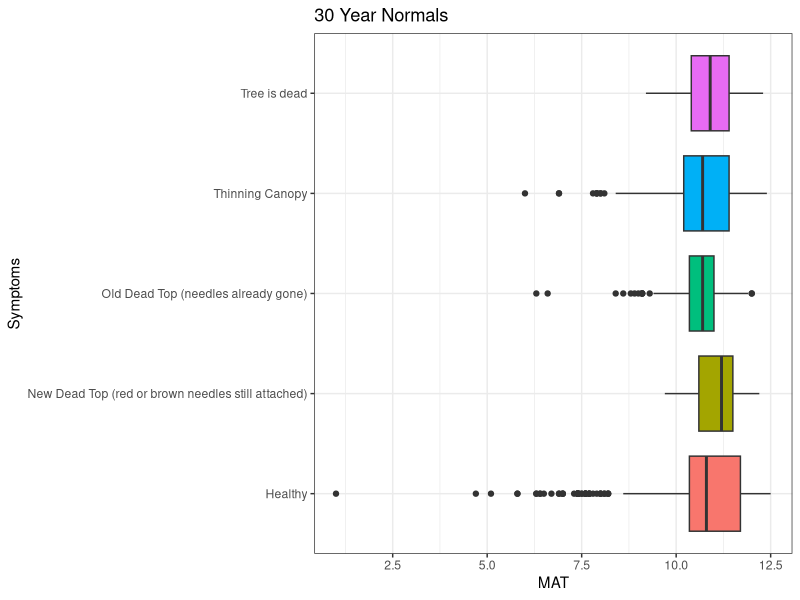
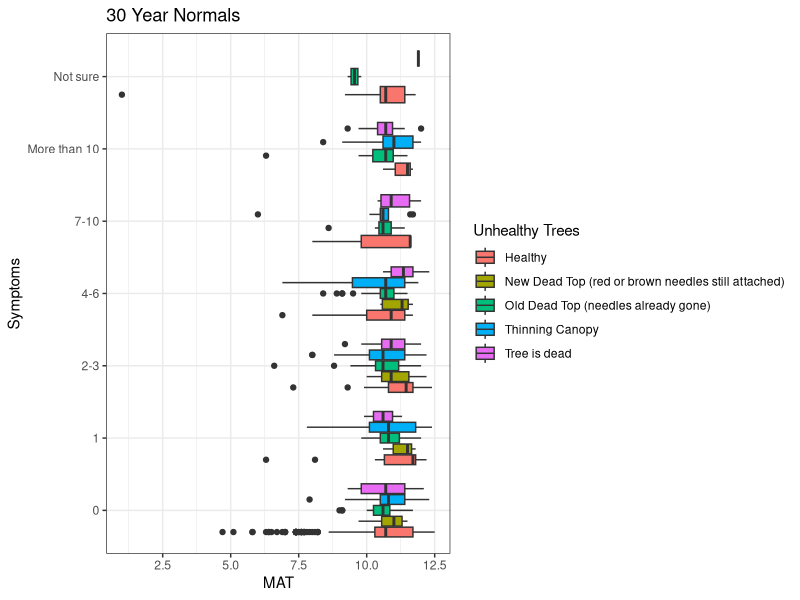
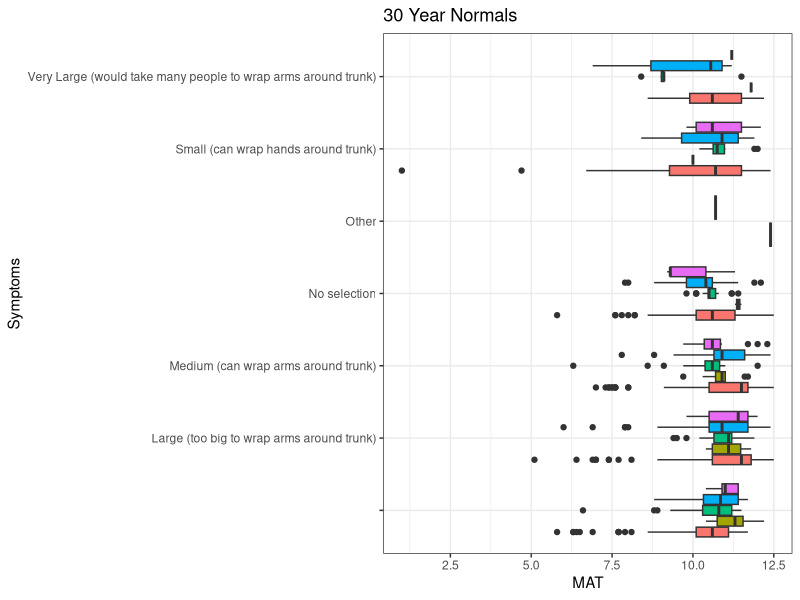
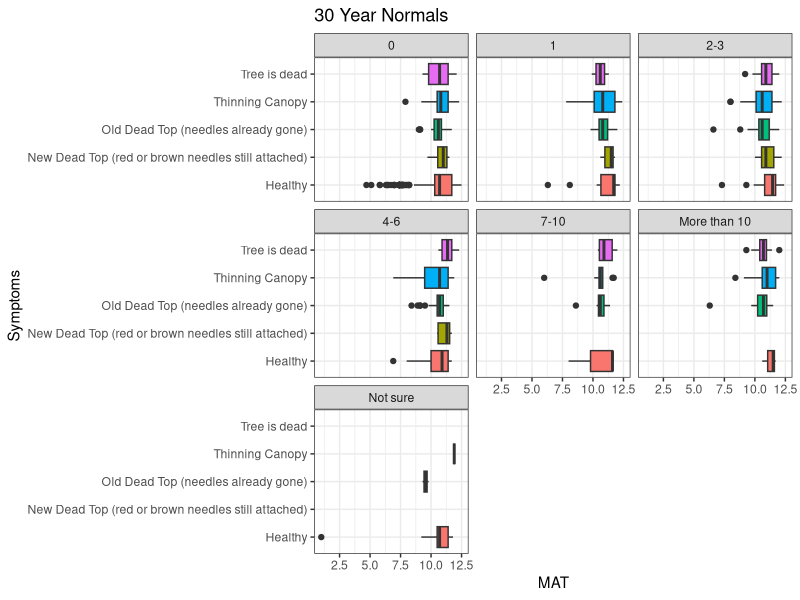
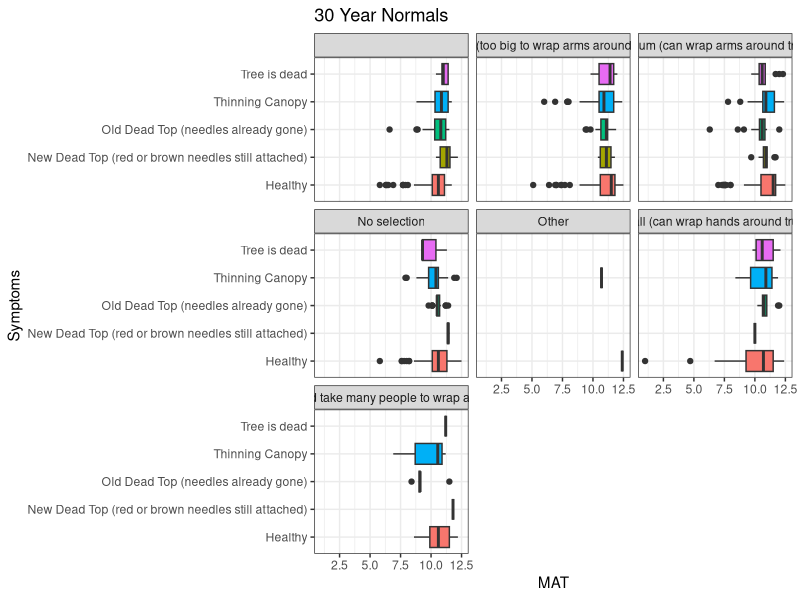
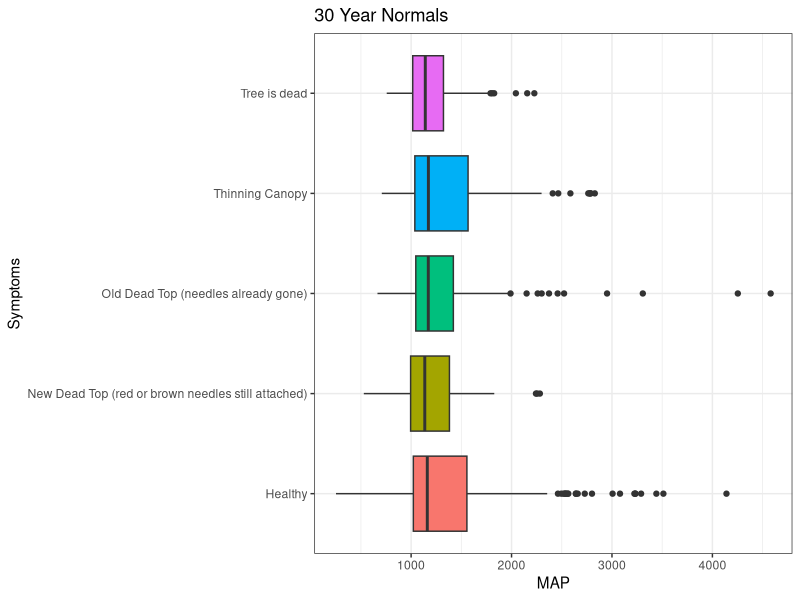
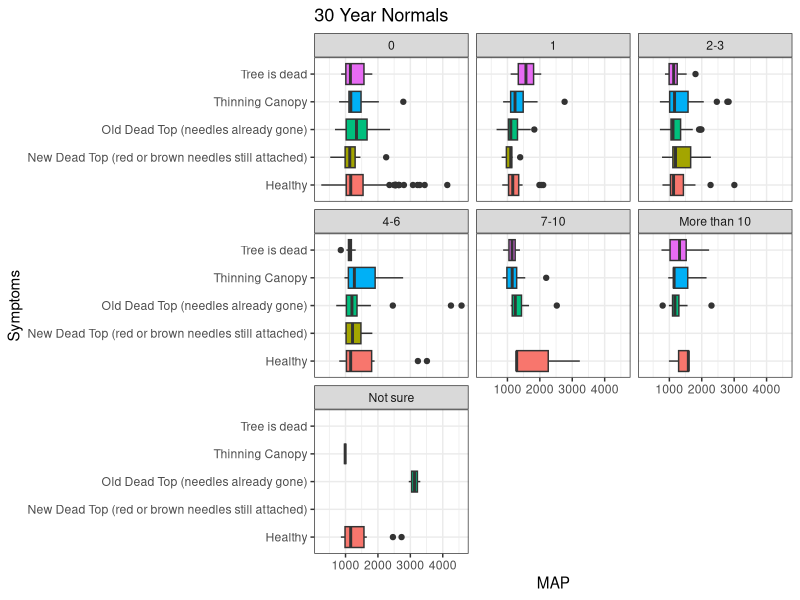
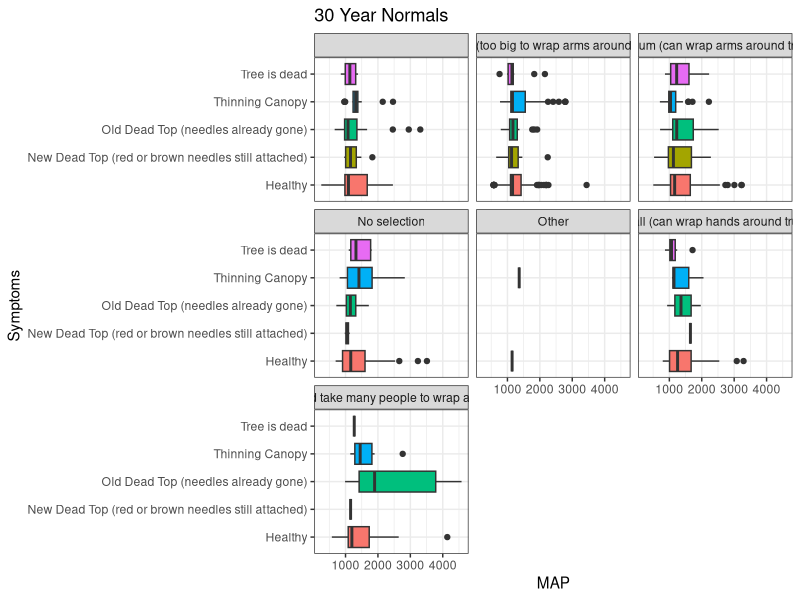

Recreate these plots in R, in order.
## ---- chunk 1
knitr::opts_chunk$set(echo = FALSE)
## ---- chunk 2
#install.packages("tidyverse")
library(tidyverse)
## ---- chunk 3
data <- read.csv("./data/observations-9.19.21.csv")
## ---- chunk 4
gps <- data[c(1,22,23)]
gps <- rename(gps,lat = latitude) %>% `colnames<-`(c("ID2","lat","long")) %>% mutate(el = ".")
write.csv(gps,file="./data/gps.csv")
## ---- chunk 5
normals <- read.csv("./data/gps_Normal_1991_2020MSY.csv")
normals <- rename(normals, id = ID2)
## ---- chunk 6
combined <- left_join(data,normals,by="id")  %>% filter(MAP >0,na.rm=TRUE)
## ---- chunk 7
combined$field.tree.canopy.symptoms[combined$field.tree.canopy.symptoms=="Multiple Symptoms"] <-"Multiple Symptoms (please list in Notes)"
combined$field.tree.canopy.symptoms[combined$field.tree.canopy.symptoms=="multiple symptoms"] <-"Multiple Symptoms (please list in Notes)"
combined$field.tree.canopy.symptoms[combined$field.tree.canopy.symptoms=="thinning foliage"] <-"Thinning Canopy"
combined$field.tree.canopy.symptoms[combined$field.tree.canopy.symptoms=="healthy"] <-"Healthy"
combined$field.tree.canopy.symptoms[combined$field.tree.canopy.symptoms=="dead top"] <-"Old Dead Top (needles already gone)"
combined <- combined %>% droplevels()
combined$field.tree.canopy.symptoms <- as.factor(combined$field.tree.canopy.symptoms)
levels(combined$field.tree.canopy.symptoms)
## ---- chunk 8
combined$field.number.of.additional.unhealthy.trees..of.same.species..in.area..within.sight.[combined$field.number.of.additional.unhealthy.trees..of.same.species..in.area..within.sight.=="4"] <- "4-6"
combined$field.number.of.additional.unhealthy.trees..of.same.species..in.area..within.sight.[combined$field.number.of.additional.unhealthy.trees..of.same.species..in.area..within.sight.=="5"] <- "4-6"
combined$field.number.of.additional.unhealthy.trees..of.same.species..in.area..within.sight.[combined$field.number.of.additional.unhealthy.trees..of.same.species..in.area..within.sight.=="2"] <- "2-3"
combined <- combined %>% droplevels()
combined$field.number.of.additional.unhealthy.trees..of.same.species..in.area..within.sight. <- as.factor(combined$field.number.of.additional.unhealthy.trees..of.same.species..in.area..within.sight.)
levels(combined$field.number.of.additional.unhealthy.trees..of.same.species..in.area..within.sight.)
## ---- chunk 9
combined$field.optional...tree.size[combined$field.optional...tree.size == "Large"] <- "Large (too big to wrap arms around trunk)"
combined$field.optional...tree.size[combined$field.optional...tree.size == "Medium"] <- "Medium (can wrap arms around trunk)"
combined$field.optional...tree.size[combined$field.optional...tree.size == "Small"] <- "Small (can wrap hands around trunk)"
combined$field.optional...tree.size[combined$field.optional...tree.size == "Very Large"] <- "Very Large (would take many people to wrap arms around trunk)"
combined <- combined %>% droplevels()
combined$field.optional...tree.size <- as.factor(combined$field.optional...tree.size)
levels(combined$field.optional...tree.size)
## ---- chunk 10
filtered.symptoms <- combined  %>% filter(field.tree.canopy.symptoms=="Healthy"|field.tree.canopy.symptoms=="Thinning Canopy"|field.tree.canopy.symptoms=="New Dead Top (red or brown needles still attached)"|field.tree.canopy.symptoms=="Old Dead Top (needles already gone)"|field.tree.canopy.symptoms=="Tree is dead") %>% droplevels()
levels(filtered.symptoms$field.tree.canopy.symptoms)
## ---- chunk 11
ggplot(filtered.symptoms,aes(field.tree.canopy.symptoms,MAT,fill=field.tree.canopy.symptoms))+geom_boxplot(show.legend=FALSE)+coord_flip()+theme_bw() +labs(title="30 Year Normals",x="Symptoms")
## ---- chunk 12
ggplot(filtered.symptoms,aes(field.number.of.additional.unhealthy.trees..of.same.species..in.area..within.sight.,MAT,fill=field.tree.canopy.symptoms))+geom_boxplot()+coord_flip()+theme_bw() +labs(fill="Unhealthy Trees")+labs(title="30 Year Normals",x="Symptoms")
## ---- chunk 13
ggplot(filtered.symptoms,aes(field.optional...tree.size,MAT,fill=field.tree.canopy.symptoms))+geom_boxplot(show.legend=FALSE)+coord_flip()+theme_bw() +labs(fill="Unhealthy Trees")+labs(title="30 Year Normals",x="Symptoms")
## ---- chunk 14
ggplot(filtered.symptoms,aes(field.tree.canopy.symptoms,MAT,fill=field.tree.canopy.symptoms))+geom_boxplot(show.legend=FALSE)+coord_flip()+facet_wrap(~field.number.of.additional.unhealthy.trees..of.same.species..in.area..within.sight.)+theme_bw() +labs(title="30 Year Normals",x="Symptoms")
## ---- chunk 15
ggplot(filtered.symptoms,aes(field.tree.canopy.symptoms,MAT,fill=field.tree.canopy.symptoms))+geom_boxplot(show.legend=FALSE)+coord_flip()+theme_bw() +facet_wrap(~field.optional...tree.size) +labs(title="30 Year Normals",x="Symptoms")
## ---- chunk 16
ggplot(filtered.symptoms,aes(field.tree.canopy.symptoms,MAP,fill=field.tree.canopy.symptoms))+geom_boxplot(show.legend=FALSE)+coord_flip()+theme_bw() +labs(title="30 Year Normals",x="Symptoms")
## ---- chunk 17
ggplot(filtered.symptoms,aes(field.tree.canopy.symptoms,MAP,fill=field.tree.canopy.symptoms))+geom_boxplot(show.legend=FALSE)+coord_flip()+facet_wrap(~field.number.of.additional.unhealthy.trees..of.same.species..in.area..within.sight.)+theme_bw() +labs(title="30 Year Normals",x="Symptoms")
## ---- chunk 18
ggplot(filtered.symptoms,aes(field.tree.canopy.symptoms,MAP,fill=field.tree.canopy.symptoms))+geom_boxplot(show.legend=FALSE)+coord_flip()+theme_bw() +facet_wrap(~field.optional...tree.size) +labs(title="30 Year Normals",x="Symptoms")
## ---- chunk 19
ggplot(filtered.symptoms,aes(field.tree.canopy.symptoms,AHM,fill=field.tree.canopy.symptoms))+geom_boxplot(show.legend=FALSE)+coord_flip()+theme_bw() +labs(title="30 Year Normals",x="Symptoms")
## ---- chunk 20
ggplot(filtered.symptoms,aes(field.tree.canopy.symptoms,AHM,fill=field.tree.canopy.symptoms))+geom_boxplot(show.legend=FALSE)+coord_flip()+facet_wrap(~field.number.of.additional.unhealthy.trees..of.same.species..in.area..within.sight.)+theme_bw() +labs(title="30 Year Normals",x="Symptoms")
## ---- chunk 21
ggplot(filtered.symptoms,aes(field.tree.canopy.symptoms,AHM,fill=field.tree.canopy.symptoms))+geom_boxplot(show.legend=FALSE)+coord_flip()+theme_bw() +facet_wrap(~field.optional...tree.size) +labs(title="30 Year Normals",x="Symptoms")
## ---- chunk 22
ggplot(filtered.symptoms,aes(field.tree.canopy.symptoms,SHM,fill=field.tree.canopy.symptoms))+geom_boxplot(show.legend=FALSE)+coord_flip()+theme_bw() +labs(title="30 Year Normals",x="Symptoms")
## ---- chunk 23
filtered.symptoms.shm <- filtered.symptoms %>% filter(SHM<200) %>% droplevels()
## ---- chunk 24
ggplot(filtered.symptoms.shm,aes(field.tree.canopy.symptoms,SHM,fill=field.tree.canopy.symptoms))+geom_boxplot(show.legend=FALSE)+coord_flip()+theme_bw() +labs(title="30 Year Normals",x="Symptoms", y="Summer Heat-Moisture Index")
## ---- chunk 25
ggplot(filtered.symptoms,aes(field.tree.canopy.symptoms,SHM,fill=field.tree.canopy.symptoms))+geom_boxplot(show.legend=FALSE)+coord_flip()+facet_wrap(~field.number.of.additional.unhealthy.trees..of.same.species..in.area..within.sight.)+theme_bw() +labs(title="30 Year Normals",x="Symptoms")
## ---- chunk 26
ggplot(filtered.symptoms,aes(field.tree.canopy.symptoms,SHM,fill=field.tree.canopy.symptoms))+geom_boxplot(show.legend=FALSE)+coord_flip()+theme_bw() +facet_wrap(~field.optional...tree.size) +labs(title="30 Year Normals",x="Symptoms")
## ---- chunk 27
ggplot(filtered.symptoms,aes(field.tree.canopy.symptoms,MSP,fill=field.tree.canopy.symptoms))+geom_boxplot(show.legend=FALSE)+coord_flip()+theme_bw() +labs(title="30 Year Normals",x="Symptoms")
## ---- chunk 28
ggplot(filtered.symptoms.shm,aes(field.tree.canopy.symptoms,MSP,fill=field.tree.canopy.symptoms))+geom_boxplot(show.legend=FALSE)+coord_flip()+theme_bw() +labs(title="30 Year Normals",x="Symptoms", y="Summer Heat-Moisture Index")
## ---- chunk 29
ggplot(filtered.symptoms,aes(field.tree.canopy.symptoms,CMD,fill=field.tree.canopy.symptoms))+geom_boxplot(show.legend=FALSE)+coord_flip()+theme_bw() +labs(title="30 Year Normals",x="Symptoms")
## ---- chunk 30
ggplot(filtered.symptoms.shm,aes(field.tree.canopy.symptoms,CMD,fill=field.tree.canopy.symptoms))+geom_boxplot(show.legend=FALSE)+coord_flip()+theme_bw() +labs(title="30 Year Normals",x="Symptoms", y="Summer Heat-Moisture Index")
## ---- chunk 31
ggplot(filtered.symptoms,aes(field.tree.canopy.symptoms,Eref,fill=field.tree.canopy.symptoms))+geom_boxplot(show.legend=FALSE)+coord_flip()+theme_bw() +labs(title="30 Year Normals",x="Symptoms")
## ---- chunk 32
ggplot(filtered.symptoms.shm,aes(field.tree.canopy.symptoms,Eref,fill=field.tree.canopy.symptoms))+geom_boxplot(show.legend=FALSE)+coord_flip()+theme_bw() +labs(title="30 Year Normals",x="Symptoms", y="Summer Heat-Moisture Index")
## ---- chunk 33
lastdecade <- read.csv("./data/gps_Decade_2011_2020MSY.csv")
lastdecade <- rename(lastdecade, id = ID2)
## ---- chunk 34
combined <- left_join(data,lastdecade,by="id")  %>% filter(MAP >0,na.rm=TRUE)
## ---- chunk 35
combined$field.tree.canopy.symptoms[combined$field.tree.canopy.symptoms=="Multiple Symptoms"] <-"Multiple Symptoms (please list in Notes)"
combined$field.tree.canopy.symptoms[combined$field.tree.canopy.symptoms=="multiple symptoms"] <-"Multiple Symptoms (please list in Notes)"
combined$field.tree.canopy.symptoms[combined$field.tree.canopy.symptoms=="thinning foliage"] <-"Thinning Canopy"
combined$field.tree.canopy.symptoms[combined$field.tree.canopy.symptoms=="healthy"] <-"Healthy"
combined$field.tree.canopy.symptoms[combined$field.tree.canopy.symptoms=="dead top"] <-"Old Dead Top (needles already gone)"
combined <- combined %>% droplevels()
combined$field.tree.canopy.symptoms <- as.factor(combined$field.tree.canopy.symptoms)
levels(combined$field.tree.canopy.symptoms)
## ---- chunk 36
combined$field.number.of.additional.unhealthy.trees..of.same.species..in.area..within.sight.[combined$field.number.of.additional.unhealthy.trees..of.same.species..in.area..within.sight.=="4"] <- "4-6"
combined$field.number.of.additional.unhealthy.trees..of.same.species..in.area..within.sight.[combined$field.number.of.additional.unhealthy.trees..of.same.species..in.area..within.sight.=="5"] <- "4-6"
combined$field.number.of.additional.unhealthy.trees..of.same.species..in.area..within.sight.[combined$field.number.of.additional.unhealthy.trees..of.same.species..in.area..within.sight.=="2"] <- "2-3"
combined <- combined %>% droplevels()
combined$field.number.of.additional.unhealthy.trees..of.same.species..in.area..within.sight. <- as.factor(combined$field.number.of.additional.unhealthy.trees..of.same.species..in.area..within.sight.)
levels(combined$field.number.of.additional.unhealthy.trees..of.same.species..in.area..within.sight.)
## ---- chunk 37
combined$field.optional...tree.size[combined$field.optional...tree.size == "Large"] <- "Large (too big to wrap arms around trunk)"
combined$field.optional...tree.size[combined$field.optional...tree.size == "Medium"] <- "Medium (can wrap arms around trunk)"
combined$field.optional...tree.size[combined$field.optional...tree.size == "Small"] <- "Small (can wrap hands around trunk)"
combined$field.optional...tree.size[combined$field.optional...tree.size == "Very Large"] <- "Very Large (would take many people to wrap arms around trunk)"
combined <- combined %>% droplevels()
combined$field.optional...tree.size <- as.factor(combined$field.optional...tree.size)
levels(combined$field.optional...tree.size)
## ---- chunk 38
filtered.symptoms <- combined  %>% filter(field.tree.canopy.symptoms=="Healthy"|field.tree.canopy.symptoms=="Thinning Canopy"|field.tree.canopy.symptoms=="New Dead Top (red or brown needles still attached)"|field.tree.canopy.symptoms=="Old Dead Top (needles already gone)"|field.tree.canopy.symptoms=="Tree is dead") %>% droplevels()
levels(filtered.symptoms$field.tree.canopy.symptoms)
## ---- chunk 39
ggplot(filtered.symptoms,aes(field.tree.canopy.symptoms,MAT,fill=field.tree.canopy.symptoms))+geom_boxplot(show.legend=FALSE)+coord_flip()+theme_bw() +labs(title="Decade 2011-2020",x="Symptoms")
## ---- chunk 40
ggplot(filtered.symptoms,aes(field.number.of.additional.unhealthy.trees..of.same.species..in.area..within.sight.,MAT,fill=field.tree.canopy.symptoms))+geom_boxplot()+coord_flip()+theme_bw() +labs(fill="Unhealthy Trees")+labs(title="Decade 2011-2020",x="Symptoms")
## ---- chunk 41
ggplot(filtered.symptoms,aes(field.optional...tree.size,MAT,fill=field.tree.canopy.symptoms))+geom_boxplot(show.legend=FALSE)+coord_flip()+theme_bw() +labs(fill="Unhealthy Trees")+labs(title="Decade 2011-2020",x="Symptoms")
## ---- chunk 42
ggplot(filtered.symptoms,aes(field.tree.canopy.symptoms,MAT,fill=field.tree.canopy.symptoms))+geom_boxplot(show.legend=FALSE)+coord_flip()+facet_wrap(~field.number.of.additional.unhealthy.trees..of.same.species..in.area..within.sight.)+theme_bw() +labs(title="Decade 2011-2020",x="Symptoms")
## ---- chunk 43
ggplot(filtered.symptoms,aes(field.tree.canopy.symptoms,MAT,fill=field.tree.canopy.symptoms))+geom_boxplot(show.legend=FALSE)+coord_flip()+theme_bw() +facet_wrap(~field.optional...tree.size) +labs(title="Decade 2011-2020",x="Symptoms")
## ---- chunk 44
ggplot(filtered.symptoms,aes(field.tree.canopy.symptoms,MAP,fill=field.tree.canopy.symptoms))+geom_boxplot(show.legend=FALSE)+coord_flip()+theme_bw() +labs(title="Decade 2011-2020",x="Symptoms")
## ---- chunk 45
ggplot(filtered.symptoms,aes(field.tree.canopy.symptoms,AHM,fill=field.tree.canopy.symptoms))+geom_boxplot(show.legend=FALSE)+coord_flip()+theme_bw() +labs(title="Decade 2011-2020",x="Symptoms")
## ---- chunk 46
ggplot(filtered.symptoms,aes(field.tree.canopy.symptoms,SHM,fill=field.tree.canopy.symptoms))+geom_boxplot(show.legend=FALSE)+coord_flip()+theme_bw() +labs(title="Decade 2011-2020",x="Symptoms")
## ---- chunk 47
filtered.symptoms.shm <- filtered.symptoms %>% filter(SHM<200) %>% droplevels()
## ---- chunk 48
ggplot(filtered.symptoms.shm,aes(field.tree.canopy.symptoms,SHM,fill=field.tree.canopy.symptoms))+geom_boxplot(show.legend=FALSE)+coord_flip()+theme_bw() +labs(title="Decade 2011-2020",x="Symptoms", y="Summer Heat-Moisture Index")
## ---- chunk 49
ggplot(filtered.symptoms,aes(field.tree.canopy.symptoms,MSP,fill=field.tree.canopy.symptoms))+geom_boxplot(show.legend=FALSE)+coord_flip()+theme_bw() +labs(title="Decade 2011-2020",x="Symptoms")
## ---- chunk 50
ggplot(filtered.symptoms.shm,aes(field.tree.canopy.symptoms,MSP,fill=field.tree.canopy.symptoms))+geom_boxplot(show.legend=FALSE)+coord_flip()+theme_bw() +labs(title="Decade 2011-2020",x="Symptoms", y="Summer Heat-Moisture Index")
## ---- chunk 51
ggplot(filtered.symptoms,aes(field.tree.canopy.symptoms,CMD,fill=field.tree.canopy.symptoms))+geom_boxplot(show.legend=FALSE)+coord_flip()+theme_bw() +labs(title="Decade 2011-2020",x="Symptoms")
## ---- chunk 52
ggplot(filtered.symptoms.shm,aes(field.tree.canopy.symptoms,CMD,fill=field.tree.canopy.symptoms))+geom_boxplot(show.legend=FALSE)+coord_flip()+theme_bw() +labs(title="Decade 2011-2020",x="Symptoms", y="Summer Heat-Moisture Index")
## ---- chunk 53
ggplot(filtered.symptoms,aes(field.tree.canopy.symptoms,Eref,fill=field.tree.canopy.symptoms))+geom_boxplot(show.legend=FALSE)+coord_flip()+theme_bw() +labs(title="Decade 2011-2020",x="Symptoms")
## ---- chunk 54
ggplot(filtered.symptoms.shm,aes(field.tree.canopy.symptoms,Eref,fill=field.tree.canopy.symptoms))+geom_boxplot(show.legend=FALSE)+coord_flip()+theme_bw() +labs(title="Decade 2011-2020",x="Symptoms", y="Summer Heat-Moisture Index")
## ---- chunk 55
largesevere <- filtered.symptoms %>% filter(field.optional...tree.size=="Large (too big to wrap arms around trunk)" & field.number.of.additional.unhealthy.trees..of.same.species..in.area..within.sight.=="More than 10" | field.number.of.additional.unhealthy.trees..of.same.species..in.area..within.sight.=="7-10") %>% droplevels()
## ---- chunk 56
ggplot(largesevere,aes(field.tree.canopy.symptoms,MSP,fill=field.tree.canopy.symptoms))+geom_boxplot(show.legend=FALSE)+coord_flip()+theme_bw() +labs(title="Decade 2011-2020",x="Symptoms")
## ---- chunk 57
ggplot(largesevere,aes(field.tree.canopy.symptoms,CMD,fill=field.tree.canopy.symptoms))+geom_boxplot(show.legend=FALSE)+coord_flip()+theme_bw() +labs(title="Decade 2011-2020",x="Symptoms")
## ---- chunk 58
topo <- read.csv("./data/gps plus DEM and TOPO data.csv")
topo <- rename(topo, id = ID2)
## ---- chunk 59
combined2 <- left_join(combined,topo,by="id")
## ---- chunk 60
combined2$field.tree.canopy.symptoms[combined2$field.tree.canopy.symptoms=="Multiple Symptoms"] <-"Multiple Symptoms (please list in Notes)"
combined2$field.tree.canopy.symptoms[combined2$field.tree.canopy.symptoms=="multiple symptoms"] <-"Multiple Symptoms (please list in Notes)"
combined2$field.tree.canopy.symptoms[combined2$field.tree.canopy.symptoms=="thinning foliage"] <-"Thinning Canopy"
combined2$field.tree.canopy.symptoms[combined2$field.tree.canopy.symptoms=="healthy"] <-"Healthy"
combined2$field.tree.canopy.symptoms[combined2$field.tree.canopy.symptoms=="dead top"] <-"Old Dead Top (needles already gone)"
combined2 <- combined2 %>% droplevels()
combined2$field.tree.canopy.symptoms <- as.factor(combined2$field.tree.canopy.symptoms)
levels(combined2$field.tree.canopy.symptoms)
## ---- chunk 61
combined2$field.number.of.additional.unhealthy.trees..of.same.species..in.area..within.sight.[combined2$field.number.of.additional.unhealthy.trees..of.same.species..in.area..within.sight.=="4"] <- "4-6"
combined2$field.number.of.additional.unhealthy.trees..of.same.species..in.area..within.sight.[combined2$field.number.of.additional.unhealthy.trees..of.same.species..in.area..within.sight.=="5"] <- "4-6"
combined2$field.number.of.additional.unhealthy.trees..of.same.species..in.area..within.sight.[combined2$field.number.of.additional.unhealthy.trees..of.same.species..in.area..within.sight.=="2"] <- "2-3"
combined2 <- combined2 %>% droplevels()
combined2$field.number.of.additional.unhealthy.trees..of.same.species..in.area..within.sight. <- as.factor(combined2$field.number.of.additional.unhealthy.trees..of.same.species..in.area..within.sight.)
levels(combined2$field.number.of.additional.unhealthy.trees..of.same.species..in.area..within.sight.)
## ---- chunk 62
combined2$field.optional...tree.size[combined2$field.optional...tree.size == "Large"] <- "Large (too big to wrap arms around trunk)"
combined2$field.optional...tree.size[combined2$field.optional...tree.size == "Medium"] <- "Medium (can wrap arms around trunk)"
combined2$field.optional...tree.size[combined2$field.optional...tree.size == "Small"] <- "Small (can wrap hands around trunk)"
combined2$field.optional...tree.size[combined2$field.optional...tree.size == "Very Large"] <- "Very Large (would take many people to wrap arms around trunk)"
combined2 <- combined2 %>% droplevels()
combined2$field.optional...tree.size <- as.factor(combined2$field.optional...tree.size)
levels(combined2$field.optional...tree.size)
## ---- chunk 63
filtered.symptoms <- combined2  %>% filter(field.tree.canopy.symptoms=="Healthy"|field.tree.canopy.symptoms=="Thinning Canopy"|field.tree.canopy.symptoms=="New Dead Top (red or brown needles still attached)"|field.tree.canopy.symptoms=="Old Dead Top (needles already gone)"|field.tree.canopy.symptoms=="Tree is dead") %>% droplevels()
levels(filtered.symptoms$field.tree.canopy.symptoms)
## ---- chunk 64
names(combined)
ggplot(filtered.symptoms,aes(field.tree.canopy.symptoms,Aspect,fill=field.tree.canopy.symptoms))+geom_boxplot(show.legend=FALSE)+coord_flip()+theme_bw() +labs(title="Aspect (degrees)",x="Symptoms")
## ---- chunk 65
ggplot(filtered.symptoms,aes(field.tree.canopy.symptoms,Slope,fill=field.tree.canopy.symptoms))+geom_boxplot(show.legend=FALSE)+coord_flip()+theme_bw() +labs(title="Slope (degrees)",x="Symptoms")
## ---- chunk 66
ggplot(filtered.symptoms,aes(field.tree.canopy.symptoms,PNWSRTMDEM,fill=field.tree.canopy.symptoms))+geom_boxplot(show.legend=FALSE)+coord_flip()+theme_bw() +labs(title="Elevation (meters)",x="Symptoms")
## ---- chunk 67
ggplot(filtered.symptoms,aes(Slope,CMD,color=field.tree.canopy.symptoms))+geom_point()
## ---- chunk 68
ggplot(filtered.symptoms,aes(Slope,CMD,color=field.tree.canopy.symptoms))+geom_smooth()
## ---- chunk 69
ggplot(filtered.symptoms,aes(Slope,CMD,color=field.tree.canopy.symptoms))+geom_smooth()+facet_wrap(~field.tree.canopy.symptoms)
## ---- chunk 70
names(topo)
ggplot(filtered.symptoms,aes(PNWSRTMDEM,CMD,color=field.tree.canopy.symptoms))+geom_smooth()
## ---- chunk 71

level_key <- c("Healthy" = "Healthy", "Thinning Canopy" = "Unhealthy", "New Dead Top (red or brown needles still attached)" = "Unhealthy", "Old Dead Top (needles already gone)" = "Unhealthy", "Tree is dead" = "Unhealthy")

binary <- filtered.symptoms
binary$field.tree.canopy.symptoms <- recode_factor(binary$field.tree.canopy.symptoms, !!!level_key)
levels(binary$field.tree.canopy.symptoms)
## ---- chunk 72
ggplot(binary,aes(PNWSRTMDEM,CMD,color=field.tree.canopy.symptoms))+geom_smooth()
## ---- chunk 73
ggplot(binary,aes(field.tree.canopy.symptoms,Slope,fill=field.tree.canopy.symptoms))+geom_boxplot(show.legend=FALSE)+coord_flip()+theme_bw() +labs(title="Slope (degrees)",x="Symptoms")
## ---- chunk 74
ggplot(binary,aes(field.tree.canopy.symptoms,MAT,fill=field.tree.canopy.symptoms))+geom_boxplot(show.legend=FALSE)+coord_flip()+theme_bw() +labs(title="Decade 2011-2020",x="Symptoms")
## ---- chunk 75
ggplot(binary,aes(field.number.of.additional.unhealthy.trees..of.same.species..in.area..within.sight.,MAT,fill=field.tree.canopy.symptoms))+geom_boxplot()+coord_flip()+theme_bw() +labs(fill="Unhealthy Trees")+labs(title="Decade 2011-2020",x="Symptoms")
## ---- chunk 76
ggplot(binary,aes(field.optional...tree.size,MAT,fill=field.tree.canopy.symptoms))+geom_boxplot(show.legend=FALSE)+coord_flip()+theme_bw() +labs(fill="Unhealthy Trees")+labs(title="Decade 2011-2020",x="Symptoms")
## ---- chunk 77
ggplot(binary,aes(field.tree.canopy.symptoms,MAT,fill=field.tree.canopy.symptoms))+geom_boxplot(show.legend=FALSE)+coord_flip()+facet_wrap(~field.number.of.additional.unhealthy.trees..of.same.species..in.area..within.sight.)+theme_bw() +labs(title="Decade 2011-2020",x="Symptoms")
## ---- chunk 78
ggplot(binary,aes(field.tree.canopy.symptoms,MAT,fill=field.tree.canopy.symptoms))+geom_boxplot(show.legend=FALSE)+coord_flip()+theme_bw() +facet_wrap(~field.optional...tree.size) +labs(title="Decade 2011-2020",x="Symptoms")
## ---- chunk 79
ggplot(binary,aes(field.tree.canopy.symptoms,MAP,fill=field.tree.canopy.symptoms))+geom_boxplot(show.legend=FALSE)+coord_flip()+theme_bw() +labs(title="Decade 2011-2020",x="Symptoms")
## ---- chunk 80
ggplot(binary,aes(field.tree.canopy.symptoms,AHM,fill=field.tree.canopy.symptoms))+geom_boxplot(show.legend=FALSE)+coord_flip()+theme_bw() +labs(title="Decade 2011-2020",x="Symptoms")
## ---- chunk 81
ggplot(binary,aes(field.tree.canopy.symptoms,SHM,fill=field.tree.canopy.symptoms))+geom_boxplot(show.legend=FALSE)+coord_flip()+theme_bw() +labs(title="Decade 2011-2020",x="Symptoms")
## ---- chunk 82
binary.shm <- binary %>% filter(SHM<200) %>% droplevels()
## ---- chunk 83
ggplot(binary.shm,aes(field.tree.canopy.symptoms,SHM,fill=field.tree.canopy.symptoms))+geom_boxplot(show.legend=FALSE)+coord_flip()+theme_bw() +labs(title="Decade 2011-2020",x="Symptoms")
## ---- chunk 84
ggplot(binary,aes(field.tree.canopy.symptoms,MSP,fill=field.tree.canopy.symptoms))+geom_boxplot(show.legend=FALSE)+coord_flip()+theme_bw() +labs(title="Decade 2011-2020",x="Symptoms")
## ---- chunk 85
ggplot(binary.shm,aes(field.tree.canopy.symptoms,MSP,fill=field.tree.canopy.symptoms))+geom_boxplot(show.legend=FALSE)+coord_flip()+theme_bw() +labs(title="Decade 2011-2020",x="Symptoms")
## ---- chunk 86
ggplot(binary,aes(field.tree.canopy.symptoms,CMD,fill=field.tree.canopy.symptoms))+geom_boxplot(show.legend=FALSE)+coord_flip()+theme_bw() +labs(title="Decade 2011-2020",x="Symptoms")
## ---- chunk 87
ggplot(binary.shm,aes(field.tree.canopy.symptoms,CMD,fill=field.tree.canopy.symptoms))+geom_boxplot(show.legend=FALSE)+coord_flip()+theme_bw() +labs(title="Decade 2011-2020",x="Symptoms")
## ---- chunk 88
ggplot(binary,aes(field.tree.canopy.symptoms,Eref,fill=field.tree.canopy.symptoms))+geom_boxplot(show.legend=FALSE)+coord_flip()+theme_bw() +labs(title="Decade 2011-2020",x="Symptoms")
## ---- chunk 89
ggplot(binary.shm,aes(field.tree.canopy.symptoms,Eref,fill=field.tree.canopy.symptoms))+geom_boxplot(show.legend=FALSE)+coord_flip()+theme_bw() +labs(title="Decade 2011-2020",x="Symptoms")
## ---- chunk 90
largesevere <- binary %>% filter(field.optional...tree.size=="Large (too big to wrap arms around trunk)" & field.number.of.additional.unhealthy.trees..of.same.species..in.area..within.sight.=="More than 10" | field.number.of.additional.unhealthy.trees..of.same.species..in.area..within.sight.=="7-10") %>% droplevels()
## ---- chunk 91
ggplot(largesevere,aes(field.tree.canopy.symptoms,MSP,fill=field.tree.canopy.symptoms))+geom_boxplot(show.legend=FALSE)+coord_flip()+theme_bw() +labs(title="Decade 2011-2020",x="Symptoms")
## ---- chunk 92
ggplot(largesevere,aes(field.tree.canopy.symptoms,CMD,fill=field.tree.canopy.symptoms))+geom_boxplot(show.legend=FALSE)+coord_flip()+theme_bw() +labs(title="Decade 2011-2020",x="Symptoms")
## ---- chunk 93
WAsoils <- read.csv("./data/WA GPS with Soils.csv")
names(WAsoils)
WAsoils <- rename(WAsoils, id = ID2)
## ---- chunk 94
combined2 <- left_join(combined,WAsoils,by="id")
## ---- chunk 95
combined2$field.tree.canopy.symptoms[combined2$field.tree.canopy.symptoms=="Multiple Symptoms"] <-"Multiple Symptoms (please list in Notes)"
combined2$field.tree.canopy.symptoms[combined2$field.tree.canopy.symptoms=="multiple symptoms"] <-"Multiple Symptoms (please list in Notes)"
combined2$field.tree.canopy.symptoms[combined2$field.tree.canopy.symptoms=="thinning foliage"] <-"Thinning Canopy"
combined2$field.tree.canopy.symptoms[combined2$field.tree.canopy.symptoms=="healthy"] <-"Healthy"
combined2$field.tree.canopy.symptoms[combined2$field.tree.canopy.symptoms=="dead top"] <-"Old Dead Top (needles already gone)"
combined2 <- combined2 %>% droplevels()
combined2$field.tree.canopy.symptoms <- as.factor(combined2$field.tree.canopy.symptoms)
levels(combined2$field.tree.canopy.symptoms)
## ---- chunk 96
combined2$field.number.of.additional.unhealthy.trees..of.same.species..in.area..within.sight.[combined2$field.number.of.additional.unhealthy.trees..of.same.species..in.area..within.sight.=="4"] <- "4-6"
combined2$field.number.of.additional.unhealthy.trees..of.same.species..in.area..within.sight.[combined2$field.number.of.additional.unhealthy.trees..of.same.species..in.area..within.sight.=="5"] <- "4-6"
combined2$field.number.of.additional.unhealthy.trees..of.same.species..in.area..within.sight.[combined2$field.number.of.additional.unhealthy.trees..of.same.species..in.area..within.sight.=="2"] <- "2-3"
combined2 <- combined2 %>% droplevels()
combined2$field.number.of.additional.unhealthy.trees..of.same.species..in.area..within.sight. <- as.factor(combined2$field.number.of.additional.unhealthy.trees..of.same.species..in.area..within.sight.)
levels(combined2$field.number.of.additional.unhealthy.trees..of.same.species..in.area..within.sight.)
## ---- chunk 97
combined2$field.optional...tree.size[combined2$field.optional...tree.size == "Large"] <- "Large (too big to wrap arms around trunk)"
combined2$field.optional...tree.size[combined2$field.optional...tree.size == "Medium"] <- "Medium (can wrap arms around trunk)"
combined2$field.optional...tree.size[combined2$field.optional...tree.size == "Small"] <- "Small (can wrap hands around trunk)"
combined2$field.optional...tree.size[combined2$field.optional...tree.size == "Very Large"] <- "Very Large (would take many people to wrap arms around trunk)"
combined2 <- combined2 %>% droplevels()
combined2$field.optional...tree.size <- as.factor(combined2$field.optional...tree.size)
levels(combined2$field.optional...tree.size)
## ---- chunk 98
filtered.symptoms <- combined2  %>% filter(field.tree.canopy.symptoms=="Healthy"|field.tree.canopy.symptoms=="Thinning Canopy"|field.tree.canopy.symptoms=="New Dead Top (red or brown needles still attached)"|field.tree.canopy.symptoms=="Old Dead Top (needles already gone)"|field.tree.canopy.symptoms=="Tree is dead") %>% droplevels()
levels(filtered.symptoms$field.tree.canopy.symptoms)
## ---- chunk 99
wa.filtered.symptoms <- filtered.symptoms  %>% filter(RASTERVALU>=0)
## ---- chunk 100
ggplot(wa.filtered.symptoms,aes(field.tree.canopy.symptoms,muaggatt_brockdepmin,fill=field.tree.canopy.symptoms))+geom_boxplot(show.legend=FALSE)+coord_flip()+theme_bw() +labs(x="Symptoms")
## ---- chunk 101
ggplot(wa.filtered.symptoms,aes(muaggatt_drclassdcd,field.tree.canopy.symptoms,color=field.tree.canopy.symptoms))+geom_count(show.legend=FALSE)+coord_flip()+theme_bw() +labs(x="Symptoms")
## ---- chunk 102
ggplot(wa.filtered.symptoms,aes(field.tree.canopy.symptoms,fill=field.tree.canopy.symptoms))+geom_bar(show.legend=FALSE)+coord_flip()+theme_bw() +labs(x="Symptoms")+facet_wrap(~muaggatt_drclassdcd)
## ---- chunk 103
ggplot(wa.filtered.symptoms,aes(muaggatt_drclasswettest,field.tree.canopy.symptoms,color=field.tree.canopy.symptoms))+geom_count(show.legend=FALSE)+coord_flip()+theme_bw() +labs(x="Symptoms")
## ---- chunk 104
ggplot(wa.filtered.symptoms,aes(field.tree.canopy.symptoms,fill=field.tree.canopy.symptoms))+geom_bar(show.legend=FALSE)+coord_flip()+theme_bw() +labs(x="Symptoms")+facet_wrap(~muaggatt_drclasswettest)
## ---- chunk 105
ggplot(wa.filtered.symptoms,aes(muaggatt_hydgrpdcd,field.tree.canopy.symptoms,color=field.tree.canopy.symptoms))+geom_count(show.legend=FALSE)+coord_flip()+theme_bw() +labs(x="Symptoms")
## ---- chunk 106
ggplot(wa.filtered.symptoms,aes(field.tree.canopy.symptoms,fill=field.tree.canopy.symptoms))+geom_bar(show.legend=FALSE)+coord_flip()+theme_bw() +labs(x="Symptoms")+facet_wrap(~muaggatt_hydgrpdcd)
## ---- chunk 107
ggplot(wa.filtered.symptoms,aes(field.tree.canopy.symptoms,muaggatt_slopegradwta,fill=field.tree.canopy.symptoms))+geom_boxplot(show.legend=FALSE)+coord_flip()+theme_bw() +labs(x="Symptoms")
## ---- chunk 108
ggplot(wa.filtered.symptoms,aes(field.tree.canopy.symptoms,muaggatt_niccdcdpct,fill=field.tree.canopy.symptoms))+geom_boxplot(show.legend=FALSE)+coord_flip()+theme_bw() +labs(x="Symptoms")
